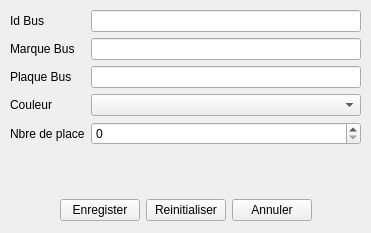
<?xml version="1.0" encoding="UTF-8"?>
<ui version="4.0">
 <class>Bus</class>
 <widget class="QWidget" name="Bus">
  <property name="windowModality">
   <enum>Qt::ApplicationModal</enum>
  </property>
  <property name="minimumSize">
   <size>
    <width>371</width>
    <height>233</height>
   </size>
  </property>
  <property name="maximumSize">
   <size>
    <width>371</width>
    <height>233</height>
   </size>
  </property>
  <property name="windowTitle">
   <string>Bus</string>
  </property>
  <widget class="QWidget" name="verticalLayoutWidget">
   <property name="geometry">
    <rect>
     <x>10</x>
     <y>10</y>
     <width>351</width>
     <height>211</height>
    </rect>
   </property>
   <layout class="QVBoxLayout" name="verticalLayout">
    <item>
     <layout class="QFormLayout" name="formLayout">
      <item row="0" column="1">
       <widget class="QLineEdit" name="lineEdit"/>
      </item>
      <item row="1" column="0">
       <widget class="QLabel" name="label_2">
        <property name="text">
         <string>Marque Bus</string>
        </property>
       </widget>
      </item>
      <item row="1" column="1">
       <widget class="QLineEdit" name="lineEdit_2"/>
      </item>
      <item row="2" column="0">
       <widget class="QLabel" name="label_3">
        <property name="text">
         <string>Plaque Bus</string>
        </property>
       </widget>
      </item>
      <item row="2" column="1">
       <widget class="QLineEdit" name="lineEdit_3"/>
      </item>
      <item row="3" column="0">
       <widget class="QLabel" name="label_4">
        <property name="text">
         <string>Couleur</string>
        </property>
       </widget>
      </item>
      <item row="3" column="1">
       <widget class="QComboBox" name="comboBox"/>
      </item>
      <item row="4" column="0">
       <widget class="QLabel" name="label_5">
        <property name="text">
         <string>Nbre de place</string>
        </property>
       </widget>
      </item>
      <item row="4" column="1">
       <widget class="QSpinBox" name="spinBox"/>
      </item>
      <item row="0" column="0">
       <widget class="QLabel" name="label">
        <property name="text">
         <string>Id Bus</string>
        </property>
       </widget>
      </item>
     </layout>
    </item>
    <item>
     <layout class="QHBoxLayout" name="horizontalLayout">
      <item>
       <spacer name="horizontalSpacer">
        <property name="orientation">
         <enum>Qt::Horizontal</enum>
        </property>
        <property name="sizeHint" stdset="0">
         <size>
          <width>40</width>
          <height>20</height>
         </size>
        </property>
       </spacer>
      </item>
      <item>
       <widget class="QPushButton" name="pushButton_3">
        <property name="text">
         <string>Enregister</string>
        </property>
       </widget>
      </item>
      <item>
       <widget class="QPushButton" name="pushButton_2">
        <property name="text">
         <string>Reinitialiser</string>
        </property>
       </widget>
      </item>
      <item>
       <widget class="QPushButton" name="pushButton">
        <property name="text">
         <string>Annuler</string>
        </property>
       </widget>
      </item>
      <item>
       <spacer name="horizontalSpacer_2">
        <property name="orientation">
         <enum>Qt::Horizontal</enum>
        </property>
        <property name="sizeHint" stdset="0">
         <size>
          <width>40</width>
          <height>20</height>
         </size>
        </property>
       </spacer>
      </item>
     </layout>
    </item>
   </layout>
  </widget>
 </widget>
 <resources/>
 <connections/>
</ui>
